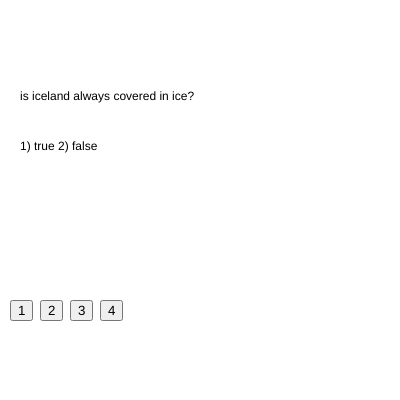
Frame 1 (no input)
Frame 60 (no input): identical to frame 1, image omitted
Frame 120 (the mouse pressed at the canvas centre since frame 60): identical to frame 1, image omitted

The p5.js sketch that drew this single still picture (run headless with seeded random() and noise() and a simulated clock; from frame 60 on, the mouse is pressed at the canvas centre):

// p5.js sketch
// ── sketch.js
var questions = ["is iceland always covered in ice?", "what ocean lies east of the US"];
var options = ["1) true 2) false", "1) pacific 2) eastern 3) indian 4) atlantic"];
var answers = [1, 3];

var buttons = [];

var currentOption = -1;

var currentQuestion = 0;

var answerText = "";

function setup() {
  createCanvas(400,400);

  buttons[0] = createButton("1");
  buttons[0].position(10,300);
  buttons[0].mousePressed(function(){
    currentOption = 0;
  });
  buttons[1] = createButton("2");
  buttons[1].position(40,300);
  buttons[1].mousePressed(function(){
    currentOption = 1;
  });
  buttons[2] = createButton("3");
  buttons[2].position(70,300);
  buttons[2].mousePressed(function(){
    currentOption = 2;
  });
  buttons[3] = createButton("4");
  buttons[3].position(100,300);
  buttons[3].mousePressed(function(){
    currentOption = 3;
  });
}

function draw() {
  background(255);
  text(questions[currentQuestion], 20,100);
  text(options[currentQuestion], 20,150);

  text(answerText, 20, 200);

  if(currentOption != -1){
    // do something if currentOption not equal to -1

    if(currentOption == answers[currentQuestion]) {
      console.log("correct");
      answerText = "correct! woohoo go bonkers!";
      currentQuestion = currentQuestion + 1;

      // if currentQuestion = 2,starts over
      if(currentQuestion == questions.length) {
        currentQuestion = 0;
      }

    } else {
      console.log("incorrect");
      answerText = "incorrect! sorry b, smh";
    } // end of checking if answer correct or incorrect

    // reset to inactive state, set
    currentOption = -1;

  }




}
